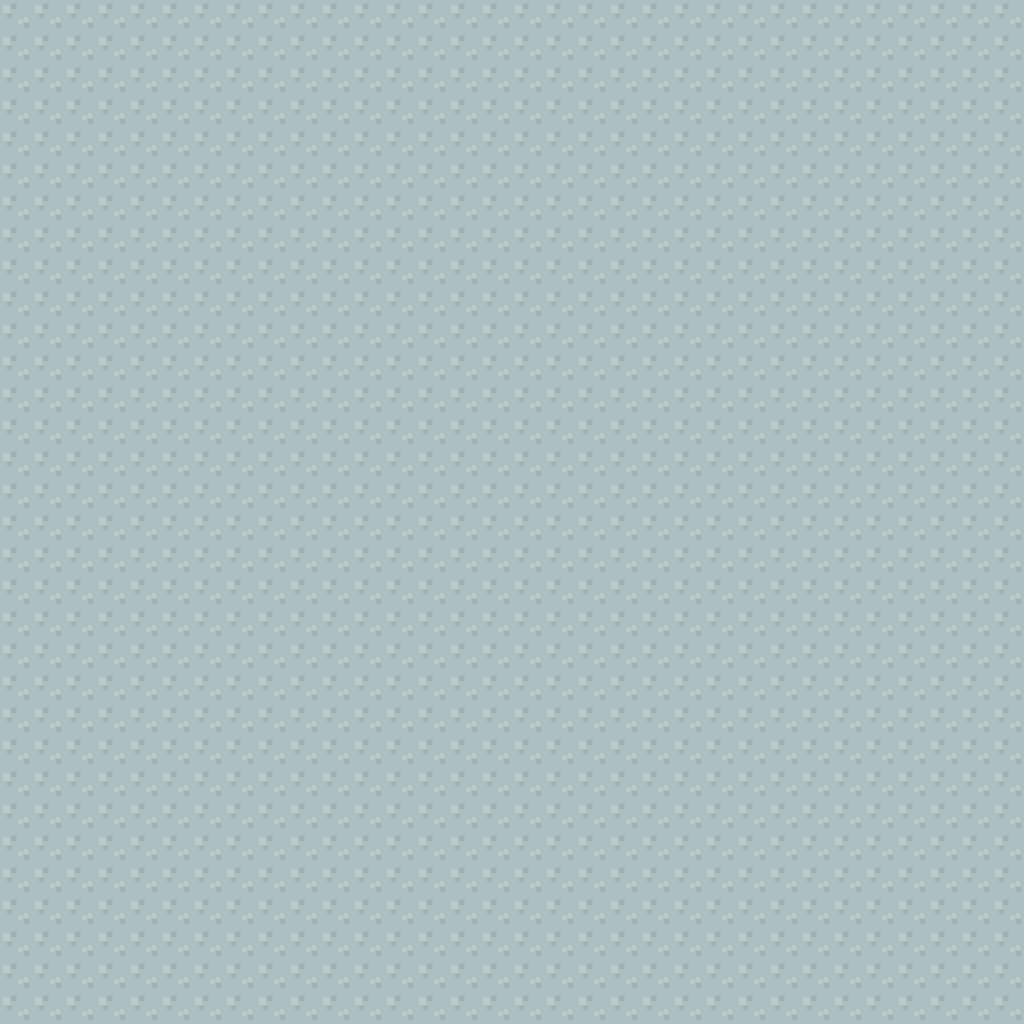

Below is a game level as drawn by its tile map, then a one-line description and the .tmx file that defines it, in full:
An orthogonal 32x32 tile map with 32x32 px tiles, 1 tile layer (Walls), 2 tilesets.

<map version="1.0" tiledversion="1.0.3" orientation="orthogonal" renderorder="right-down" width="32" height="32" tilewidth="32" tileheight="32" nextobjectid="1">
 <tileset firstgid="1" name="SampleMap" tilewidth="32" tileheight="32" tilecount="64" columns="8">
  <image source="SampleMap.png" width="256" height="256" />
 </tileset>
 <tileset firstgid="65" name="spritesheet_ground - 32bit" tilewidth="32" tileheight="32" tilecount="128" columns="8">
  <image source="Spritesheets/spritesheet_ground - 32bit.png" width="256" height="512" />
 </tileset>
 <layer name="Walls" width="32" height="32">
  <data encoding="csv">
100,100,100,100,100,100,100,100,100,100,100,100,100,100,100,100,100,100,100,100,100,100,100,100,100,100,100,100,100,100,100,100,
100,100,100,100,100,100,100,100,100,100,100,100,100,100,100,100,100,100,100,100,100,100,100,100,100,100,100,100,100,100,100,100,
100,100,100,100,100,100,100,100,100,100,100,100,100,100,100,100,100,100,100,100,100,100,100,100,100,100,100,100,100,100,100,100,
100,100,100,100,100,100,100,100,100,100,100,100,100,100,100,100,100,100,100,100,100,100,100,100,100,100,100,100,100,100,100,100,
100,100,100,100,100,100,100,100,100,100,100,100,100,100,100,100,100,100,100,100,100,100,100,100,100,100,100,100,100,100,100,100,
100,100,100,100,100,100,100,100,100,100,100,100,100,100,100,100,100,100,100,100,100,100,100,100,100,100,100,100,100,100,100,100,
100,100,100,100,100,100,100,100,100,100,100,100,100,100,100,100,100,100,100,100,100,100,100,100,100,100,100,100,100,100,100,100,
100,100,100,100,100,100,100,100,100,100,100,100,100,100,100,100,100,100,100,100,100,100,100,100,100,100,100,100,100,100,100,100,
100,100,100,100,100,100,100,100,100,100,100,100,100,100,100,100,100,100,100,100,100,100,100,100,100,100,100,100,100,100,100,100,
100,100,100,100,100,100,100,100,100,100,100,100,100,100,100,100,100,100,100,100,100,100,100,100,100,100,100,100,100,100,100,100,
100,100,100,100,100,100,100,100,100,100,100,100,100,100,100,100,100,100,100,100,100,100,100,100,100,100,100,100,100,100,100,100,
100,100,100,100,100,100,100,100,100,100,100,100,100,100,100,100,100,100,100,100,100,100,100,100,100,100,100,100,100,100,100,100,
100,100,100,100,100,100,100,100,100,100,100,100,100,100,100,100,100,100,100,100,100,100,100,100,100,100,100,100,100,100,100,100,
100,100,100,100,100,100,100,100,100,100,100,100,100,100,100,100,100,100,100,100,100,100,100,100,100,100,100,100,100,100,100,100,
100,100,100,100,100,100,100,100,100,100,100,100,100,100,100,100,100,100,100,100,100,100,100,100,100,100,100,100,100,100,100,100,
100,100,100,100,100,100,100,100,100,100,100,100,100,100,100,100,100,100,100,100,100,100,100,100,100,100,100,100,100,100,100,100,
100,100,100,100,100,100,100,100,100,100,100,100,100,100,100,100,100,100,100,100,100,100,100,100,100,100,100,100,100,100,100,100,
100,100,100,100,100,100,100,100,100,100,100,100,100,100,100,100,100,100,100,100,100,100,100,100,100,100,100,100,100,100,100,100,
100,100,100,100,100,100,100,100,100,100,100,100,100,100,100,100,100,100,100,100,100,100,100,100,100,100,100,100,100,100,100,100,
100,100,100,100,100,100,100,100,100,100,100,100,100,100,100,100,100,100,100,100,100,100,100,100,100,100,100,100,100,100,100,100,
100,100,100,100,100,100,100,100,100,100,100,100,100,100,100,100,100,100,100,100,100,100,100,100,100,100,100,100,100,100,100,100,
100,100,100,100,100,100,100,100,100,100,100,100,100,100,100,100,100,100,100,100,100,100,100,100,100,100,100,100,100,100,100,100,
100,100,100,100,100,100,100,100,100,100,100,100,100,100,100,100,100,100,100,100,100,100,100,100,100,100,100,100,100,100,100,100,
100,100,100,100,100,100,100,100,100,100,100,100,100,100,100,100,100,100,100,100,100,100,100,100,100,100,100,100,100,100,100,100,
100,100,100,100,100,100,100,100,100,100,100,100,100,100,100,100,100,100,100,100,100,100,100,100,100,100,100,100,100,100,100,100,
100,100,100,100,100,100,100,100,100,100,100,100,100,100,100,100,100,100,100,100,100,100,100,100,100,100,100,100,100,100,100,100,
100,100,100,100,100,100,100,100,100,100,100,100,100,100,100,100,100,100,100,100,100,100,100,100,100,100,100,100,100,100,100,100,
100,100,100,100,100,100,100,100,100,100,100,100,100,100,100,100,100,100,100,100,100,100,100,100,100,100,100,100,100,100,100,100,
100,100,100,100,100,100,100,100,100,100,100,100,100,100,100,100,100,100,100,100,100,100,100,100,100,100,100,100,100,100,100,100,
100,100,100,100,100,100,100,100,100,100,100,100,100,100,100,100,100,100,100,100,100,100,100,100,100,100,100,100,100,100,100,100,
100,100,100,100,100,100,100,100,100,100,100,100,100,100,100,100,100,100,100,100,100,100,100,100,100,100,100,100,100,100,100,100,
100,100,100,100,100,100,100,100,100,100,100,100,100,100,100,100,100,100,100,100,100,100,100,100,100,100,100,100,100,100,100,100
</data>
 </layer>
</map>
